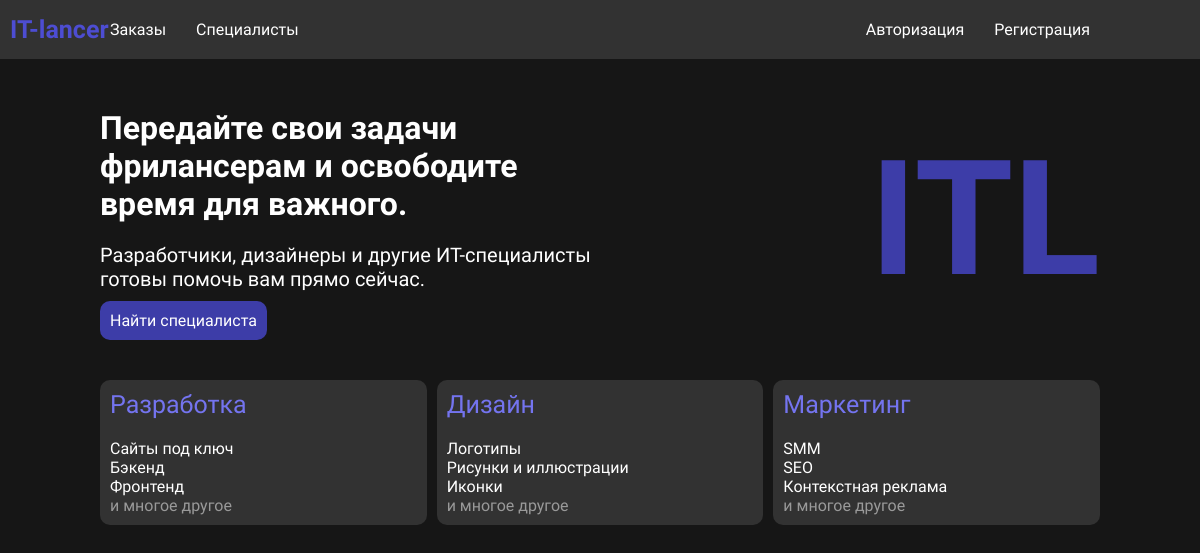
The page / on the database its author committed.
### tables this page shows
CREATE TABLE `spheres` (
  `id` int(11) NOT NULL,
  `name` varchar(255) NOT NULL
);

CREATE TABLE `sphere_types` (
  `id` int(11) NOT NULL,
  `sphere_id` int(11) NOT NULL,
  `name` varchar(255) NOT NULL
);

### index.php (the view, shortened to what this page needs)
<?php
include "components/core.php";
include "components/header.php";
?>
<div class="indent">
    <div class="main">
        <div class="slogan">
            <div class="content">
                <div class="slogan_content">
                    <div class="slogan_content-item-text">
                        <div>
                            <h1>Передайте свои задачи фрилансерам и освободите время для важного.</h1>
                        </div>
                        <div>
                            <p class="text">Разработчики, дизайнеры и другие ИТ-специалисты готовы помочь вам прямо сейчас.</p>
                        </div>
                        <div class="find_btn">
                            <a href="specialists.php">Найти специалиста</a>
                        </div>
                    </div>
                    <div class="slogan_content-item">
                        <p class="slogan_logo">ITL</p>
                    </div>
                </div>
            </div>
        </div>
        <div class="categories">
            <div class="content">
            <div class="categories_block">
                <?php
                $select_spheres = "SELECT * FROM `spheres`";
                $select_spheres_res = $link->query($select_spheres);
                while($row = $select_spheres_res->fetch_assoc()){
                ?>
                <div class="categories_block-item">
                    <div class="categories_block-item__header">
                        <a href="orders.php"><?php echo $row['name'] ?></a>
                    </div>
                    <div class="categories_block-item__text">
                    <?php
                    $select_spheres_type = "SELECT `id`, `name` FROM `sphere_types` WHERE `sphere_id` = '{$row['id']}' LIMIT 4";
                    $select_spheres_type_res = $link->query($select_spheres_type);
                    $count = 0;
                    while($sphere_type = $select_spheres_type_res->fetch_assoc()){
                        if ($count < 3) {
                            echo "<p>{$sphere_type['name']}</p>";
                        }
                        $count++;
                    }
                    if ($count > 3) {
                        echo "<p style='opacity:50%;'>и многое другое</p>";
                    }
                    ?>
                    </div>
                        </div>
                        <?php } ?>
                    </div>
                </div>
            </div>
        </div>
    </div>
</body>

### styles/style.css (style rules this page uses)
* { padding: 0; margin: 0; box-sizing: border-box; font-family: "Ubuntu", serif; }
body { background-color: #161616; color: white; }
.content { max-width: 1000px; margin: 0 auto; }
.indent { margin-bottom: 50px; position: relative; }
.main { display: flex; flex-direction: column; gap: 50px; }
.slogan_content { display: flex; flex-direction: row; align-items: center; justify-content: space-between; }
.slogan_content-item-text { display: flex; flex-direction: column; width: 50%; gap: 20px; }
.slogan_logo { font-size: 1000%; font-weight: bolder; color: rgb(61, 61, 168); }
.slogan_content-item-text .text { font-size: 20px; }
.find_btn a { text-decoration: none; background-color: rgb(61, 61, 168); border-radius: 10px; padding: 10px; color: white; transition: .2s; }
.categories_block { display: grid; grid-template-columns: repeat(3, 1fr); grid-template-rows: 1fr; grid-column-gap: 10px; grid-row-gap: 10px; }
.categories_block-item__header a { font-size: 25px; text-decoration: none; color: rgb(116, 116, 239); transition: .2s; }
.categories_block-item { padding: 10px; background-color: rgba(50, 50, 50, 100); border-radius: 10px; display: flex; flex-direction: column; gap: 20px; }

### rows shown on the page
spheres: name "Разработка"
sphere_types: name "Сайты под ключ"
sphere_types: name "Бэкенд"
sphere_types: name "Фронтенд"
spheres: name "Дизайн"
sphere_types: name "Логотипы"
sphere_types: name "Рисунки и иллюстрации"
sphere_types: name "Иконки"
spheres: name "Маркетинг"
sphere_types: name "SMM"
sphere_types: name "SEO"
sphere_types: name "Контекстная реклама"
